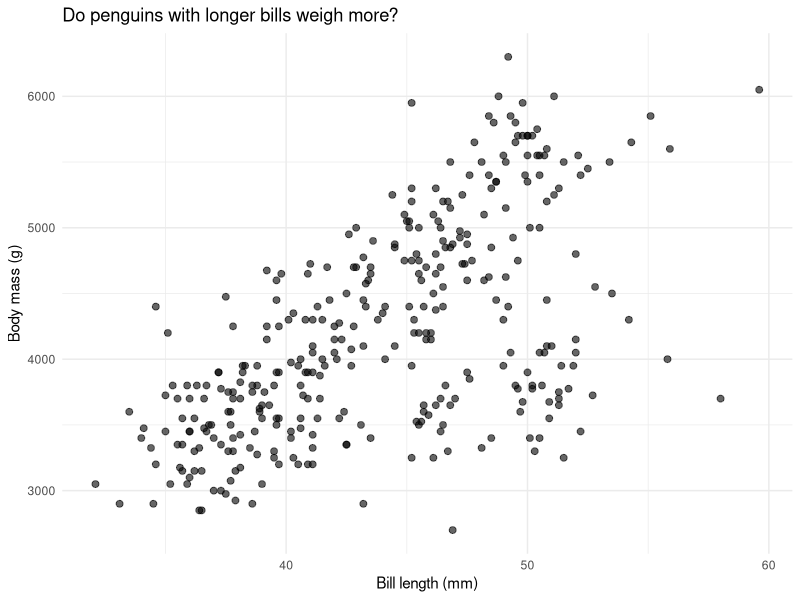
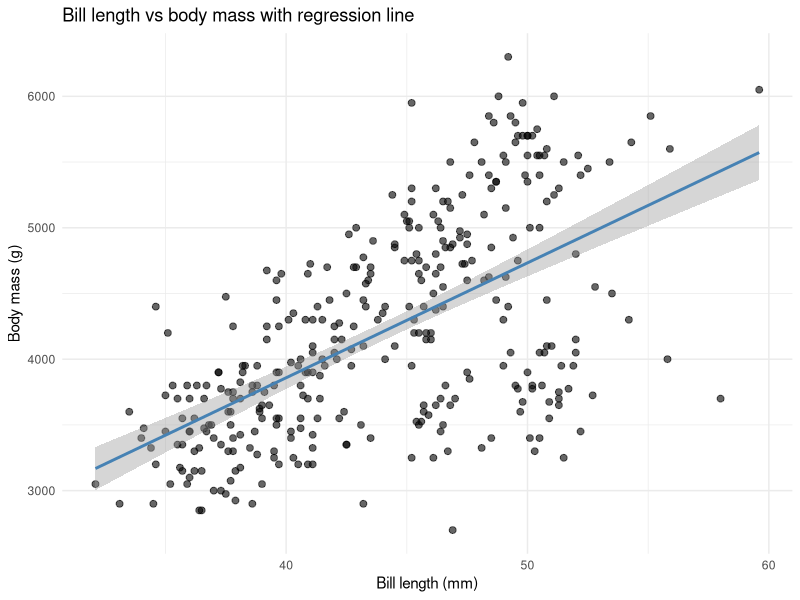
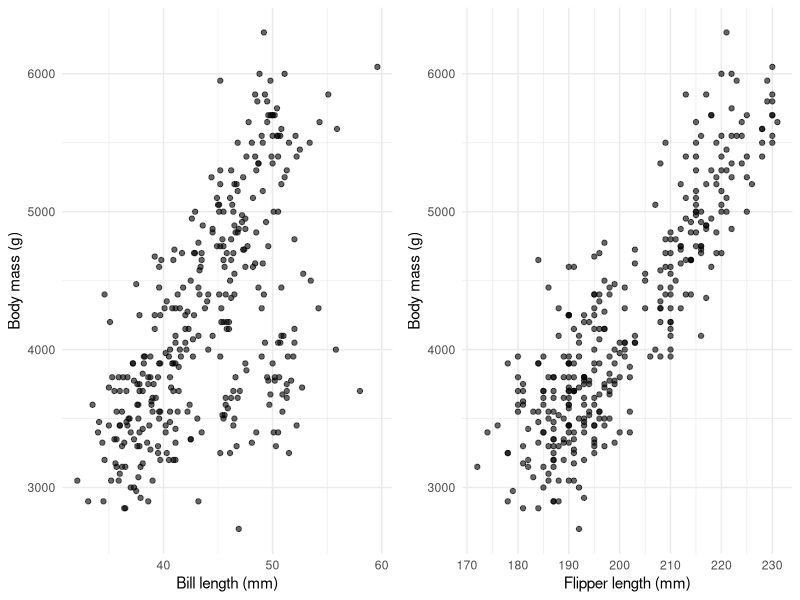
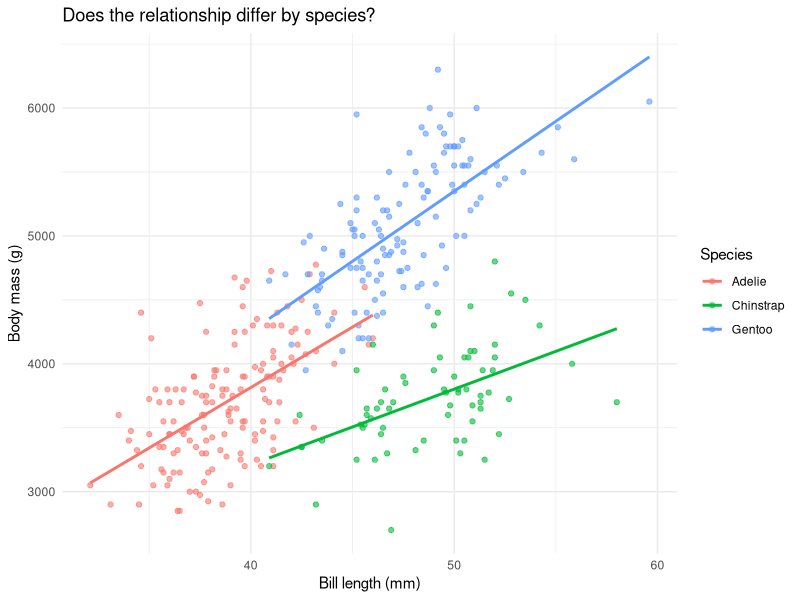
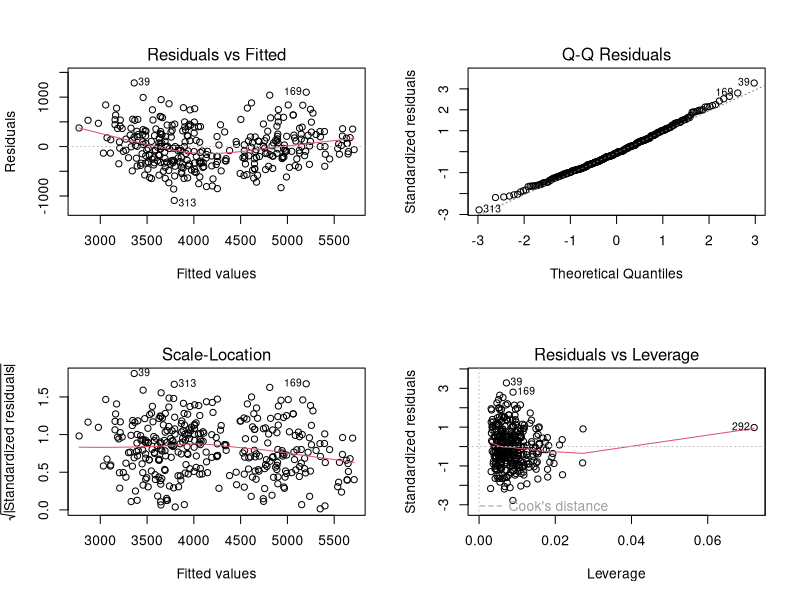
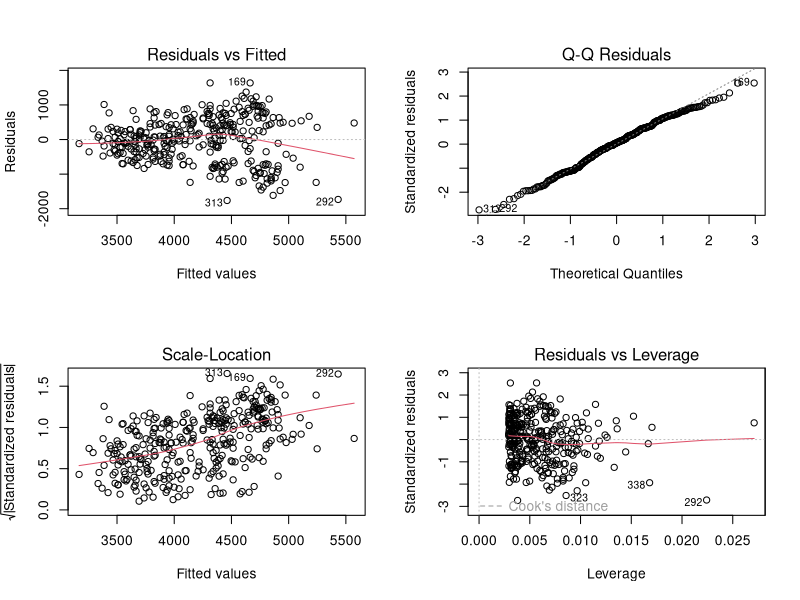

These charts were generated, in order, by the following R code:
## ---- chunk 1
library(ggplot2)      # for pretty plots
library(dplyr)        # for data wrangling
library(palmerpenguins)  # our dataset

# Load the data and remove rows with missing values
data(penguins)
penguins <- penguins %>%
  filter(!is.na(bill_length_mm), 
         !is.na(body_mass_g), 
         !is.na(species),
         !is.na(flipper_length_mm))

# Take a quick look
head(penguins)
## ---- chunk 2
# Create a scatter plot
ggplot(penguins, aes(x = bill_length_mm, y = body_mass_g)) +
  geom_point(alpha = 0.6, size = 2) +
  labs(
    x = "Bill length (mm)",
    y = "Body mass (g)",
    title = "Do penguins with longer bills weigh more?"
  ) +
  theme_minimal()
## ---- chunk 3
# Fit the regression: body mass predicted by bill length
model1 <- lm(body_mass_g ~ bill_length_mm, data = penguins)

# The model object is now stored in model1
# Let's see what's inside
class(model1)
names(model1)
## ---- chunk 4
# The summary() function shows us the key results
summary(model1)
## ---- chunk 5
# Get the coefficients
coefficients(model1)

# Or access them directly from the model object
model1$coefficients
## ---- chunk 6
# 95% confidence intervals for our coefficients
ci1 <- confint(model1)
ci1
## ---- chunk 7
# Extract R-squared from the summary
r2_model1 <- summary(model1)$r.squared
r2_model1

# For adjusted R-squared
summary(model1)$adj.r.squared
## ---- chunk 8
ggplot(penguins, aes(x = bill_length_mm, y = body_mass_g)) +
  geom_point(alpha = 0.6, size = 2) +
  geom_smooth(method = "lm", se = TRUE, color = "steelblue") +
  labs(
    x = "Bill length (mm)",
    y = "Body mass (g)",
    title = "Bill length vs body mass with regression line"
  ) +
  theme_minimal()
## ---- chunk 9
# Get fitted (predicted) values for each penguin
fitted_values <- fitted(model1)

# Get residuals (observed - predicted)
residuals_values <- residuals(model1)

# Look at first 10 penguins
data.frame(
  observed = penguins$body_mass_g[1:10],
  predicted = fitted_values[1:10],
  residual = residuals_values[1:10]
)
## ---- chunk 10
# Create two plots side by side
library(gridExtra)

p1 <- ggplot(penguins, aes(x = bill_length_mm, y = body_mass_g)) +
  geom_point(alpha = 0.6) +
  labs(x = "Bill length (mm)", y = "Body mass (g)") +
  theme_minimal()

p2 <- ggplot(penguins, aes(x = flipper_length_mm, y = body_mass_g)) +
  geom_point(alpha = 0.6) +
  labs(x = "Flipper length (mm)", y = "Body mass (g)") +
  theme_minimal()

grid.arrange(p1, p2, ncol = 2)
## ---- chunk 11
# Fit model with two predictors
model2 <- lm(body_mass_g ~ bill_length_mm + flipper_length_mm, data = penguins)

summary(model2)
## ---- chunk 12
coefficients(model2)
ci2 <- confint(model2)
ci2
## ---- chunk 13
# Model 1 R-squared
r2_model1

# Model 2 R-squared  
r2_model2 <- summary(model2)$r.squared
r2_model2
## ---- chunk 14
# ANOVA compares nested models
anova(model1, model2)
## ---- chunk 15
ggplot(penguins, aes(x = bill_length_mm, y = body_mass_g, color = species)) +
  geom_point(alpha = 0.6) +
  geom_smooth(method = "lm", se = FALSE) +
  labs(
    x = "Bill length (mm)",
    y = "Body mass (g)",
    title = "Does the relationship differ by species?",
    color = "Species"
  ) +
  theme_minimal()
## ---- chunk 16
# Main effects + interaction
model3 <- lm(body_mass_g ~ bill_length_mm * species, data = penguins)

summary(model3)
## ---- chunk 17
coefficients(model3)
## ---- chunk 18
# Extract coefficients
coef3 <- coefficients(model3)

# Calculate species-specific slopes
slope_adelie <- coef3["bill_length_mm"]
slope_chinstrap <- coef3["bill_length_mm"] + coef3["bill_length_mm:speciesChinstrap"]
slope_gentoo <- coef3["bill_length_mm"] + coef3["bill_length_mm:speciesGentoo"]

# Display them
data.frame(
  Species = c("Adelie", "Chinstrap", "Gentoo"),
  Slope = round(c(slope_adelie, slope_chinstrap, slope_gentoo), 2)
)
## ---- chunk 19
# Model without interaction
model3_simple <- lm(body_mass_g ~ bill_length_mm + species, data = penguins)

# Compare
anova_comparison <- anova(model3_simple, model3)
anova_comparison
## ---- chunk 20
# Fit ANOVA
aov_model <- aov(body_mass_g ~ species, data = penguins)
aov_summary <- summary(aov_model)
aov_summary
## ---- chunk 21
# Fit regression with species as predictor
lm_model <- lm(body_mass_g ~ species, data = penguins)
lm_summary <- summary(lm_model)
lm_summary
## ---- chunk 22
# Get ANOVA table from the lm model
anova(lm_model)
## ---- chunk 23
coef_lm <- coefficients(lm_model)
coef_lm
## ---- chunk 24
# Calculate means by species
species_means <- penguins %>%
  group_by(species) %>%
  summarise(mean_mass = mean(body_mass_g))
species_means
## ---- chunk 25
# Create all four diagnostic plots
par(mfrow = c(2, 2))  # 2x2 grid of plots
plot(model2)
par(mfrow = c(1, 1))  # reset to single plot
## ---- chunk 26
# Deliberately ignoring species
bad_model <- lm(body_mass_g ~ bill_length_mm, data = penguins)

par(mfrow = c(2, 2))
plot(bad_model)
par(mfrow = c(1, 1))
